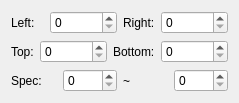
     <widget class="QWidget" name="page">
      <layout class="QVBoxLayout" name="verticalLayout_4">
       <item>
        <layout class="QHBoxLayout" name="horizontalLayout_16">
         <item>
          <layout class="QHBoxLayout" name="horizontalLayout_3">
           <item>
            <widget class="QLabel" name="label_2">
             <property name="text">
              <string>Left:</string>
             </property>
            </widget>
           </item>
           <item>
            <widget class="QSpinBox" name="lightleftspinBox">
             <property name="maximum">
              <number>100000</number>
             </property>
            </widget>
           </item>
          </layout>
         </item>
         <item>
          <layout class="QHBoxLayout" name="horizontalLayout_4">
           <item>
            <widget class="QLabel" name="label_5">
             <property name="text">
              <string>Right:</string>
             </property>
            </widget>
           </item>
           <item>
            <widget class="QSpinBox" name="lightrightspinBox">
             <property name="maximum">
              <number>100000</number>
             </property>
            </widget>
           </item>
          </layout>
         </item>
        </layout>
       </item>
       <item>
        <layout class="QHBoxLayout" name="horizontalLayout_17">
         <item>
          <layout class="QHBoxLayout" name="horizontalLayout_6">
           <item>
            <widget class="QLabel" name="label_4">
             <property name="text">
              <string>Top:</string>
             </property>
            </widget>
           </item>
           <item>
            <widget class="QSpinBox" name="lighttopspinBox">
             <property name="maximum">
              <number>100000</number>
             </property>
            </widget>
           </item>
          </layout>
         </item>
         <item>
          <layout class="QHBoxLayout" name="horizontalLayout_5">
           <item>
            <widget class="QLabel" name="label_3">
             <property name="text">
              <string>Bottom:</string>
             </property>
            </widget>
           </item>
           <item>
            <widget class="QSpinBox" name="lightbottomspinBox">
             <property name="maximum">
              <number>100000</number>
             </property>
            </widget>
           </item>
          </layout>
         </item>
        </layout>
       </item>
       <item>
        <layout class="QHBoxLayout" name="horizontalLayout_7">
         <item>
          <widget class="QLabel" name="label_6">
           <property name="text">
            <string>Spec:</string>
           </property>
          </widget>
         </item>
         <item>
          <widget class="QSpinBox" name="specminspinBox">
           <property name="maximum">
            <number>1000</number>
           </property>
          </widget>
         </item>
         <item>
          <widget class="QLabel" name="label_7">
           <property name="text">
            <string notr="true">~</string>
           </property>
          </widget>
         </item>
         <item>
          <widget class="QSpinBox" name="specmaxspinBox">
           <property name="maximum">
            <number>1000</number>
           </property>
          </widget>
         </item>
        </layout>
       </item>
      </layout>
     </widget>
